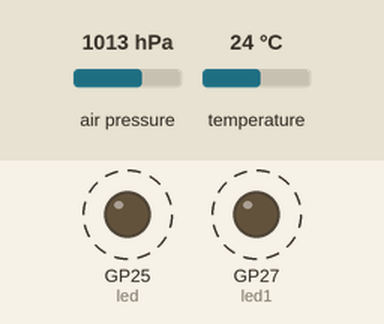
This program was run on a simulated Raspberry Pi Pico running CircuitPython. Shown: output pins drawn as LEDs (lit = HIGH). Dashed ring = blinking. The test bench sets the inputs (shaded band); at power-on: air pressure 1013 hPa, temperature 24 °C. Library files of the repository ran but are not shown: bmp280.py; what the program prints to the serial console is not drawn.

Above: at 0.06 s.
Timing chart, 0 to 3.0 s (numbered marks = the images above):
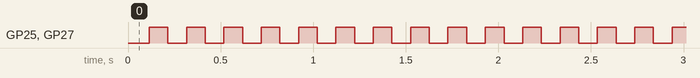

The program:

code.py
```python
# Write your code here :-)
import digitalio
import analogio
import board
import time
import radio
import bmp280
import accelermator
import busio

"""adc = analogio.AnalogIn(board.GP26)

while True:
    print(((adc.value * 3.3)/65536,))
    time.sleep(0.1)"""

i2c = busio.I2C(scl=board.GP15, sda=board.GP14)
bmp280_sensor = bmp280.setup(i2c)

accel = accelermator.setup(i2c)

led = digitalio.DigitalInOut(board.GP25)
led.direction = digitalio.Direction.OUTPUT
led.value = True
led1 = digitalio.DigitalInOut(board.GP27)
led1.direction = digitalio.Direction.OUTPUT
led1.value = True

sleepVal = 0.1

#radioT = radio.get(index=1)
#radioT2 = radio.get(index=2)

while True:
    led.value = not led.value
    led1.value = not led1.value
    time.sleep(sleepVal)

    # print(bmp280.read_temperature())
    try:
        temp, pressure = bmp280.read_data(bmp280_sensor)
        #print((temp, pressure/50))

    except:
        pass

    #x, y, z = accelermator.get_data(accel)
    #print((x, y, z, ))
    print(f"Temperature {temp} Pressure {pressure}")
    print((temp, ))
    #radio.send(radioT, "Hello from radio")
    #radioBA = radio.read(radioT2)
    #print(radioBA)
    #radioBA = radio.read(radioT)
    radioBA = None
    if radioBA is not None and False:
        radioMsg = radioBA.decode("ascii")
        print(f"Radio Message: {radioMSG}")
```

radio.py
```python
# Write your code here :-)
import digitalio
import board
import busio
import adafruit_rfm9x

pins = {
	0: board.GP0,
	1: board.GP1,
	2: board.GP2,
	3: board.GP3,
	4: board.GP4,
	5: board.GP5,
	6: board.GP6,
	7: board.GP7,
	8: board.GP8,
	9: board.GP9,
	10: board.GP10,
	11: board.GP11,
	12: board.GP12,
	13: board.GP13,
	14: board.GP14,
	15: board.GP15,
	16: board.GP16,
	17: board.GP17,
	18: board.GP18,
	19: board.GP19,
	20: board.GP20,
	21: board.GP21,
	22: board.GP22,
	23: board.GP23,
	24: board.GP24,
	25: board.GP25,
	26: board.GP26,
	27: board.GP27,
	28: board.GP28
}


spi = busio.SPI(clock=pins[2], MOSI=pins[3], MISO=pins[4])

cs1 = digitalio.DigitalInOut(board.GP6)
reset1 = digitalio.DigitalInOut(board.GP7)

cs2 = digitalio.DigitalInOut(board.GP8)
reset2 = digitalio.DigitalInOut(board.GP9)

def get(index=1):
    if index == 1:
        rfm9x = adafruit_rfm9x.RFM9x(spi, cs1, reset1, 433.0)
    elif index == 2:
        rfm9x = adafruit_rfm9x.RFM9x(spi, cs2, reset2, 433.0)
    else:
        raise Exception("Invalid Index Count")
    print(f"RFM9x {index} radio ready")

    return rfm9x

def send(radioT, message):
    radioT.send(message)
    print("Radio Message Sent")

def read(radioT):
    return radioT.receive(timeout=1.0)
```

accelermator.py
```python
import adafruit_lis3dh

def setup(i2c):
    lis3dh = adafruit_lis3dh.LIS3DH_I2C(i2c)
    #lis3dh.range = adafruit_lis3dh.RANGE_2_G

    return lis3dh

def get_data(lis3dh):
    #return [val for val in lis3dh.orientation]
    #return [val for val in lis3dh.acceleration]
    return [
        value / adafruit_lis3dh.STANDARD_GRAVITY for value in lis3dh.acceleration
    ]
```

Measured:
- by itself, GP25 (led), GP27 (led1): alternates HIGH for 0.10 s and LOW for 0.10 s
